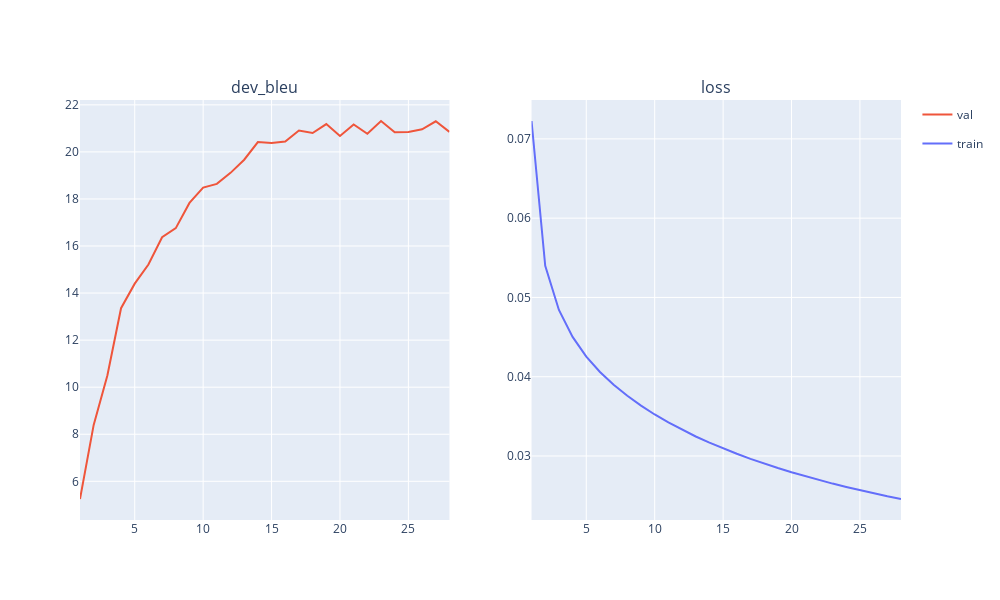

Source (notebook cell):
### Code cell
dot_plotter = Plotter(bound_history=dot_state.load_history())
dot_plotter.plot()
clear_output()
dot_plotter.draw_no_widget()

### Figure 1 — Plotly figure (JSON) as saved in the notebook; plotly's stock layout.template omitted (floating-point values rounded to 4 significant figures)
{"data": [{"hovertemplate": "phase=val<br>epoch=%{x}<br>dev_bleu=%{y}<extra></extra>", "legendgroup": "val", "marker": {"color": "#EF553B", "symbol": "circle"}, "mode": "lines", "name": "val", "orientation": "v", "showlegend": true, "type": "scatter", "x": [1, 2, 3, 4, 5, 6, 7, 8, 9, 10, 11, 12, 13, 14, 15, 16, 17, 18, 19, 20, 21, 22, 23, 24, 25, 26, 27, 28], "xaxis": "x", "y": [5.248, 8.397, 10.5, 13.36, 14.4, 15.21, 16.37, 16.76, 17.83, 18.48, 18.64, 19.11, 19.67, 20.42, 20.38, 20.44, 20.91, 20.8, 21.18, 20.67, 21.16, 20.77, 21.31, 20.83, 20.85, 20.96, 21.3, 20.85], "yaxis": "y"}, {"hovertemplate": "phase=train<br>epoch=%{x}<br>loss=%{y}<extra></extra>", "legendgroup": "train", "marker": {"color": "#636efa", "symbol": "circle"}, "mode": "lines", "name": "train", "orientation": "v", "showlegend": true, "type": "scatter", "x": [1, 2, 3, 4, 5, 6, 7, 8, 9, 10, 11, 12, 13, 14, 15, 16, 17, 18, 19, 20, 21, 22, 23, 24, 25, 26, 27, 28], "xaxis": "x2", "y": [0.07225, 0.05399, 0.04842, 0.04503, 0.04254, 0.0406, 0.03898, 0.0376, 0.03636, 0.03524, 0.03424, 0.03333, 0.03246, 0.03169, 0.03096, 0.03028, 0.02965, 0.02905, 0.02849, 0.02796, 0.02745, 0.02699, 0.02652, 0.0261, 0.02569, 0.0253, 0.02492, 0.02458], "yaxis": "y2"}], "layout": {"annotations": [{"font": {"size": 16}, "showarrow": false, "text": "dev_bleu", "x": 0.225, "xanchor": "center", "xref": "paper", "y": 1, "yanchor": "bottom", "yref": "paper"}, {"font": {"size": 16}, "showarrow": false, "text": "loss", "x": 0.775, "xanchor": "center", "xref": "paper", "y": 1, "yanchor": "bottom", "yref": "paper"}], "height": 600, "showlegend": true, "width": 1000, "xaxis": {"anchor": "y", "domain": [0, 0.45]}, "xaxis2": {"anchor": "y2", "domain": [0.55, 1]}, "yaxis": {"anchor": "x", "domain": [0, 1]}, "yaxis2": {"anchor": "x2", "domain": [0, 1]}}}
